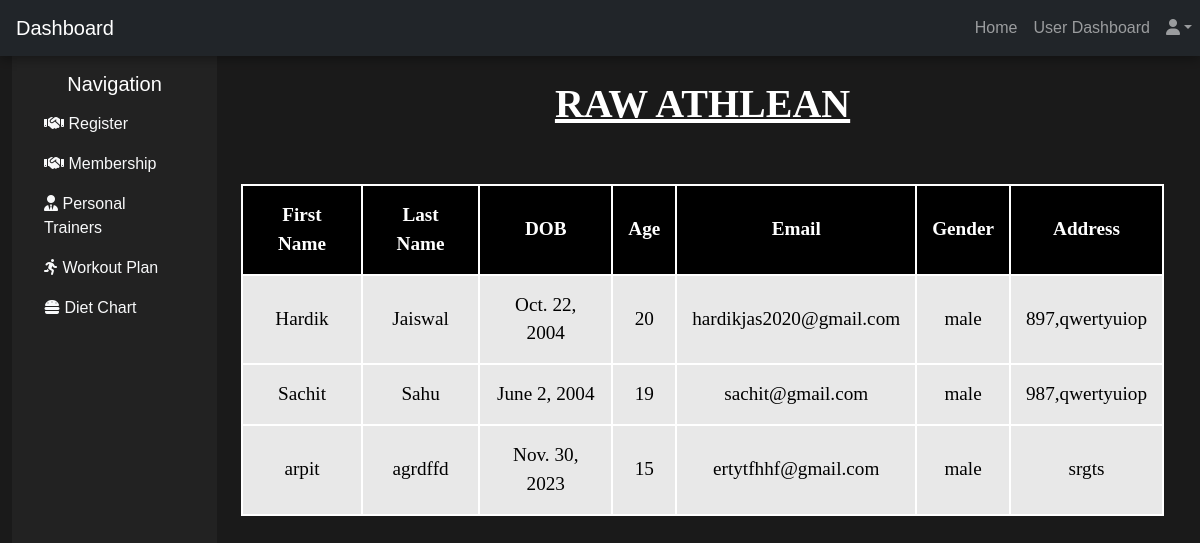
/membership/, run on an earlier commit of the app's database.
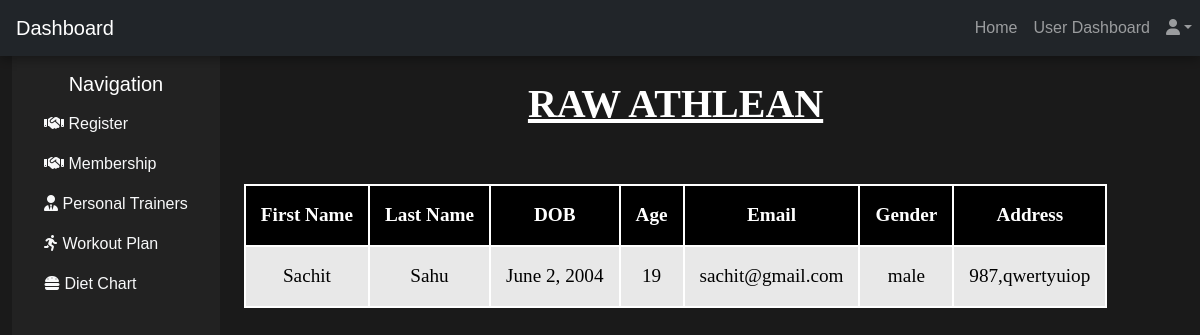
And on a later commit of the database.
### app1/models.py (models this page shows)
class RegTable2(models.Model):
    fname=models.CharField(max_length=50,null=True)
    lname=models.CharField(max_length=50,null=True)
    DOB=models.DateField(null=True)
    gen=models.CharField(max_length=50,null=True)
    Age=models.IntegerField(null=True)
    Email=models.EmailField(max_length=70,null=True)
    Pass=models.IntegerField(null=True)
    mytext=models.CharField(max_length=200,null=True)

### app1/views.py (the view)
# urls.py: path('membership/', views.membership),
def membership(request):
    data=RegTable2.objects.all()
    con={'Reg':data}
    return render(request,'membership.html',con)

### Templates/membership.html (shortened to what this page needs)
<!DOCTYPE html>
{% load static %}
<html lang="en">
<head>
    <link href="https://cdn.jsdelivr.net/npm/simple-datatables@7.1.2/dist/style.min.css" rel="stylesheet" />
    <link href="https://cdnjs.cloudflare.com/ajax/libs/font-awesome/6.3.0/css/all.min.css" rel="stylesheet">
    <link href="https://cdn.jsdelivr.net/npm/bootstrap@5.3.0/dist/css/bootstrap.min.css" rel="stylesheet">
    <link href="{% static 'css1/styles.css' %}" rel="stylesheet" />
</head>
<body>
    <nav class="navbar navbar-expand-lg navbar-dark bg-dark">
        <a class="navbar-brand ps-3" href="#">Dashboard</a>
        <div class="collapse navbar-collapse" id="navbarNav">
            <ul class="navbar-nav ms-auto">
                <li class="nav-item"><a class="nav-link" href="/homedash/">Home</a></li>
                <li class="nav-item"><a class="nav-link" href="/dashboard">User Dashboard</a></li>
                <li class="nav-item dropdown">
                    <a class="nav-link dropdown-toggle" href="#" id="userDropdown" role="button" data-bs-toggle="dropdown"><i class="fas fa-user"></i></a>
                </li>
            </ul>
        </div>
    </nav>
    <div class="container-fluid d-flex">
        <div class="sidebar p-3">
            <h5 class="text-center">Navigation</h5>
            <ul class="nav flex-column">
                <li class="nav-item"><a class="nav-link text-light" href="/dashboard/"><i class="fas fa-handshake"></i> Register</a></li>
                <li class="nav-item"><a class="nav-link text-light" href="/membership/"><i class="fas fa-handshake"></i> Membership</a></li>
                <li class="nav-item"><a class="nav-link text-light" href="/personaldash/"><i class="fas fa-user-tie"></i> Personal Trainers</a></li>
                <li class="nav-item"><a class="nav-link text-light" href="/workout/"><i class="fas fa-running"></i> Workout Plan</a></li>
                <li class="nav-item"><a class="nav-link text-light" href="/diet/"><i class="fas fa-hamburger"></i> Diet Chart</a></li>
            </ul>
        </div>
        <div id="layoutSidenav_content">
            <div class="container-fluid px-4"
                style="color: white; font-family: 'Times New Roman', Times, serif; text-align: center;">
                <u>
                    <h1 class="mt-4">RAW ATHLEAN</h1>
                </u>
                <br><br>
                <table border="1" width="100%">
                    <thead>
                        <th>First Name</th>
                        <th>Last Name</th>
                        <th>DOB</th>
                        <th>Age</th>
                        <th>Email</th>
                        <th>Gender</th>
                        <th>Address</th>
                    </thead>
                    {% for i in Reg %}
                    <tr>
                        <td> {{ i.fname }} </td>
                        <td> {{ i.lname }} </td>
                        <td> {{ i.DOB }} </td>
                        <td> {{ i.Age}} </td>
                        <td> {{ i.Email }} </td>
                        <td> {{ i.gen }} </td>
                        <td> {{ i.mytext }} </td>
                    </tr>
                    {% endfor %}
                </table>
            </div>
        </div>
    </div>
</body>
</html>

What changed in the data, as far as the page shows it:
removed RegTable2: fname "Hardik", lname "Jaiswal", DOB "Oct. 22, 2004", Age "20", Email "hardikjas2020@gmail.com", gen "male", mytext "897,qwertyuiop"
removed RegTable2: fname "arpit", lname "agrdffd", DOB "Nov. 30, 2023", Age "15", Email "ertytfhhf@gmail.com", gen "male", mytext "srgts"
